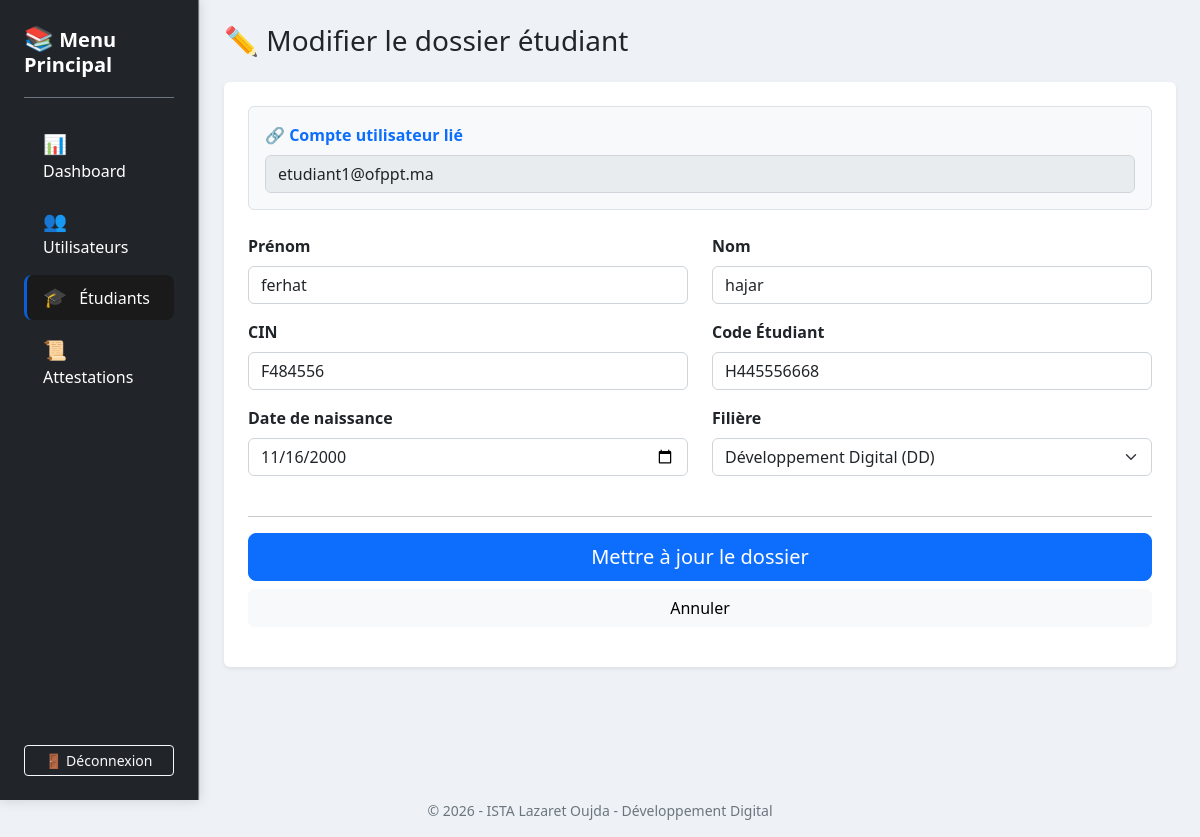
The page /students/edit.php?id=1 (signed in) on the database its author committed.
### tables this page shows
CREATE TABLE `students` (
  `id` int(11) NOT NULL,
  `firstname` varchar(100) NOT NULL,
  `lastname` varchar(100) NOT NULL,
  `date_of_birth` date NOT NULL,
  `code_student` varchar(50) NOT NULL,
  `cin` varchar(50) NOT NULL,
  `filiere` varchar(150) NOT NULL,
  `user_id` int(11) DEFAULT NULL
);

CREATE TABLE `users` (
  `id` int(11) NOT NULL,
  `username` varchar(100) NOT NULL,
  `email` varchar(150) NOT NULL,
  `password` varchar(255) NOT NULL,
  `role` varchar(20) NOT NULL
);

### students/edit.php (the view, shortened to what this page needs)
<?php
    $pdo = Database::getConnection();
    $stmt = $pdo->prepare(" SELECT s.*, u.email FROM students s JOIN users u ON s.user_id = u.id WHERE s.id = ?");
    $stmt->execute([$_GET['id']]);
    $student = $stmt->fetch();
    include('../partials/header.php');
?>
<div class="container-fluid">
    <div class="row min-vh-100">
        <div class="col-md-3 col-xl-2 px-0 bg-white border-end">
            <?php include ('../partials/sidebar.php'); ?>
        </div>
        <div class="col-md-9 col-xl-10 p-4">
            <div class="mb-4">
                <h1 class="h3 mb-0 text-gray-800">✏️ Modifier le dossier étudiant</h1>
            </div>
            <div class="card shadow-sm border-0">
                <div class="card-body p-4">
                    <form action="update.php" method="POST">
                            <div class="mb-4 p-3 bg-light rounded border">
                                <label class="form-label fw-bold text-primary">🔗 Compte utilisateur lié</label>
                                <input type="text" class="form-control" value="<?php echo htmlspecialchars($student['email']); ?>" disabled>
                            </div>
                        <div class="row">
                            <div class="col-md-6 mb-3">
                                <label class="form-label fw-bold">Prénom</label>
                                <input type="text" name="firstname" class="form-control" value="<?php echo htmlspecialchars($student['firstname']); ?>" required>
                            </div>
                            <div class="col-md-6 mb-3">
                                <label class="form-label fw-bold">Nom</label>
                                <input type="text" name="lastname" class="form-control" value="<?php echo htmlspecialchars($student['lastname']); ?>" required>
                            </div>
                        </div>
                        <div class="row">
                            <div class="col-md-6 mb-3">
                                <label class="form-label fw-bold">CIN</label>
                                <input type="text" name="cin" class="form-control" value="<?php echo htmlspecialchars($student['cin']); ?>" required>
                            </div>
                            <div class="col-md-6 mb-3">
                                <label class="form-label fw-bold">Code Étudiant</label>
                                <input type="text" name="code_student" class="form-control" value="<?php echo htmlspecialchars($student['code_student']); ?>" required>
                            </div>
                        </div>
                        <div class="row">
                            <div class="col-md-6 mb-3">
                                <label class="form-label fw-bold">Date de naissance</label>
                                <input type="date" name="dob" class="form-control" value="<?php echo htmlspecialchars($student['date_of_birth']); ?>" required>
                            </div>
                            <div class="col-md-6 mb-4">
                                <label class="form-label fw-bold">Filière</label>
                                <select name="filiere" class="form-select" required>
                                    <option value="Développement Digital" <?php if($student['filiere'] == 'Développement Digital') echo 'selected'; ?>>Développement Digital (DD)</option>
                                </select>
                            </div>
                        </div>
                        <hr>
                        <div class="d-grid gap-2">
                            <button type="submit" class="btn btn-primary btn-lg">Mettre à jour le dossier</button>
                            <a href="index.php" class="btn btn-light">Annuler</a>
                        </div>
                    </form>
                </div>
            </div>
        </div>
    </div>
</div>
<?php include('../partials/footer.php'); ?>

### partials/style.css (style rules this page uses)
:root { --bs-body-bg: #eef2f7; --bs-light: #dbe2ea; --bs-white: #f8f9ff; --bs-primary: #0b5ed7; --bs-info: #198cff; --bs-warning: #c69500; --bs-success: #198754; }
body { background-color: #eef2f7; color: #212529; }

### rows shown on the page
students: user.email "etudiant1@ofppt.ma", firstname "ferhat", lastname "hajar", cin "F484556", code_student "H445556668", dob "11/16/2000", filiere "Développement Digital (DD)"
